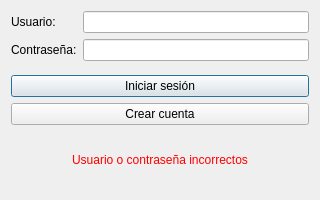
<?xml version="1.0" encoding="UTF-8"?>
<ui version="4.0">
 <class>LoginWindow</class>
 <widget class="QDialog" name="LoginWindow">
  <property name="geometry">
   <rect>
    <x>0</x>
    <y>0</y>
    <width>320</width>
    <height>200</height>
   </rect>
  </property>
  <property name="windowTitle">
   <string>Iniciar Sesión</string>
  </property>
  <layout class="QVBoxLayout" name="verticalLayout">
   <item>
    <layout class="QFormLayout" name="formLayout">
     <item row="0" column="0">
      <widget class="QLabel" name="userLabel">
       <property name="text">
        <string>Usuario:</string>
       </property>
      </widget>
     </item>
     <item row="0" column="1">
      <widget class="QLineEdit" name="usernameLineEdit"/>
     </item>
     <item row="1" column="0">
      <widget class="QLabel" name="passLabel">
       <property name="text">
        <string>Contraseña:</string>
       </property>
      </widget>
     </item>
     <item row="1" column="1">
      <widget class="QLineEdit" name="passwordLineEdit">
       <property name="echoMode">
        <enum>QLineEdit::Password</enum>
       </property>
      </widget>
     </item>
    </layout>
   </item>
   <item>
    <widget class="QPushButton" name="loginButton">
     <property name="text">
      <string>Iniciar sesión</string>
     </property>
    </widget>
   </item>
   <item>
    <widget class="QPushButton" name="registerButton">
     <property name="text">
      <string>Crear cuenta</string>
     </property>
    </widget>
   </item>
   <item>
    <widget class="QLabel" name="errorLabel">
     <property name="text">
      <string>Usuario o contraseña incorrectos</string>
     </property>
     <property name="alignment">
      <set>Qt::AlignCenter</set>
     </property>
     <property name="styleSheet">
      <string notr="true">color: red;</string>
     </property>
     <property name="visible">
      <bool>false</bool>
     </property>
    </widget>
   </item>
  </layout>
 </widget>
 <resources/>
 <connections/>
</ui>
